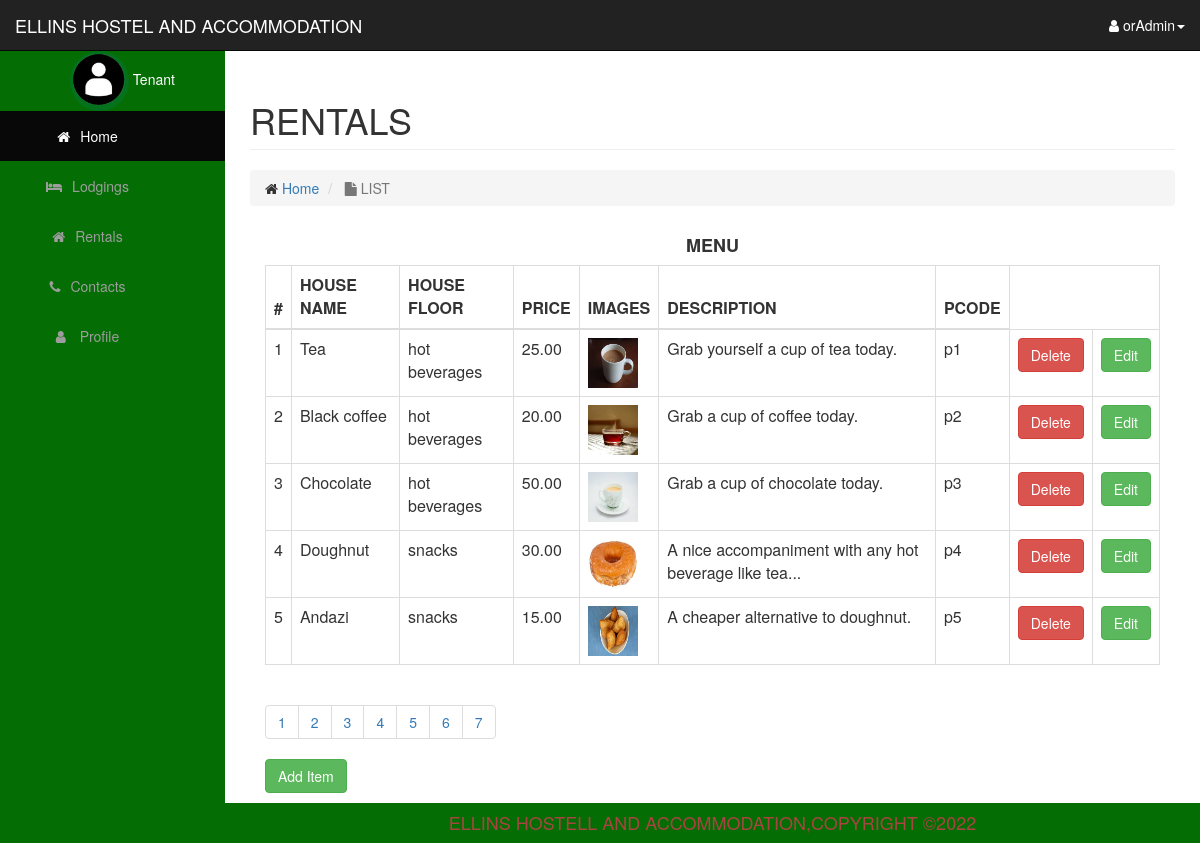
/tenants/meals_menu.php (signed in), run on the app's committed database.
### tables this page shows
CREATE TABLE `menu` (
  `FOOD_ID` int(10) NOT NULL,
  `NAME_OF_FOOD` varchar(100) NOT NULL,
  `CAT_OF_FOOD` varchar(100) NOT NULL,
  `PRICE` float(10,2) NOT NULL,
  `IMAGES` varchar(200) NOT NULL,
  `DESCRIPTION` varchar(200) NOT NULL,
  `FOOD_CODE` varchar(10) NOT NULL
);

### tenants/includes/menu_table.php (the view, shortened to what this page needs)
<?php include 'db.php';?>
	<div class="col-xs-12 container">
		<?php
		$per_page = isset($_POST["limit-records"]) ? $_POST["limit-records"] :5;
					if (isset($_GET['page'])) {
					$page = $_GET['page'];
					}else{
					$page = "";
					}
					if ($page == "" || $page == 1){
					$page_1  = 0;
					}else{
					$page_1 = ($page * $per_page) - $per_page;
				}
		?>
		<?php
			if(!$connect){
					die("Database connection failed!!");
					}else{
					$query_count = "SELECT * FROM menu";
					$find_count = mysqli_query($connect,$query_count);
					$count = mysqli_num_rows($find_count);
					$number_of_pages = ceil($count/$per_page);
					}
		?>
		<h4 class="text-center"><strong>MENU</strong></h4>
	<div class="table-responsive">
		<table class="table table-bordered table-hover">
			<thead class="thead-light">
				<tr>
					<th>#</th>
					<th>HOUSE NAME</th>
					<th>HOUSE FLOOR</th>
					<th>PRICE</th>
					<th>IMAGES</th>
					<th>DESCRIPTION</th>
					<th>PCODE</th>
				</tr>
			</thead>
			<tbody>
					<?php
						$query = "SELECT * FROM menu LIMIT $page_1 , $per_page";
						$menutable = mysqli_query($connect,$query);
						if(!$menutable){
							die("Query Failed" . mysqli_error());
						}else{
							while ($row = mysqli_fetch_assoc($menutable)){
								$id = $row['FOOD_ID'];
								$name = $row['NAME_OF_FOOD'];
								$category = strtolower($row['CAT_OF_FOOD']);
								$price = $row['PRICE'];
								$image = $row['IMAGES'];
								$desc = $row['DESCRIPTION'];
								$code = $row['FOOD_CODE'];
								echo "<tr>";
								echo "<td>{$id}</td>";
								echo "<td>{$name}</td>";
								echo "<td>{$category}</td>";
								echo "<td>{$price}</td>";
								echo "<td><img src='images/$image' width='50' height='50' style='align:center;'></td>";
								echo "<td>{$desc}</td>";
								echo "<td>{$code}</td>";
								echo "<td><button type='button' class='btn btn-danger text-white'><a href='meals_menu.php?delete={$id}' style='color:#fff;text-decoration:none;'>Delete</a></button></td>";
								echo "<td><button type='button' class='btn btn-success editbtn'>Edit</button></td>";
								echo "</tr>";
							}
						}
					?>
			</tbody>
		</table>
	</div>
		<nav arial-label="Page navigation">
			<ul class="pagination">
				<?php
					for($i = 1; $i <= $number_of_pages; $i++){
						echo "<li><a href='meals_menu.php?page={$i}'>{$i}</a></li>";
					}
				?>
			</ul>
		</nav>
		<button type="button" class="btn btn-success" data-toggle="modal" data-target="#foodadd">Add Item</button>
	</div>

### tenants/css/seku.css (style rules this page uses)
body { margin-top: 100px; background-color: #046D04; }
@media (min-width:768px) { body { margin-top: 50px; } }

### data on the page
menu: FOOD_ID "1", NAME_OF_FOOD "Tea", CAT_OF_FOOD "hot beverages", PRICE "25.00", IMAGES (picture), DESCRIPTION "Grab yourself a cup of tea today.", FOOD_CODE "p1"
menu: FOOD_ID "2", NAME_OF_FOOD "Black coffee", CAT_OF_FOOD "hot beverages", PRICE "20.00", IMAGES (picture), DESCRIPTION "Grab a cup of coffee today.", FOOD_CODE "p2"
menu: FOOD_ID "3", NAME_OF_FOOD "Chocolate", CAT_OF_FOOD "hot beverages", PRICE "50.00", IMAGES (picture), DESCRIPTION "Grab a cup of chocolate today.", FOOD_CODE "p3"
menu: FOOD_ID "4", NAME_OF_FOOD "Doughnut", CAT_OF_FOOD "snacks", PRICE "30.00", IMAGES (picture), DESCRIPTION "A nice accompaniment with any hot beverage like tea...", FOOD_CODE "p4"
menu: FOOD_ID "5", NAME_OF_FOOD "Andazi", CAT_OF_FOOD "snacks", PRICE "15.00", IMAGES (picture), DESCRIPTION "A cheaper alternative to doughnut.", FOOD_CODE "p5"

### other printed values
$_SESSION['usname'] "orAdmin"
